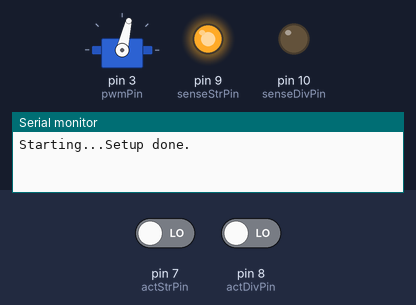
A sketch run on a simulated Arduino Uno, built with avr-gcc and run on an emulated ATmega328P. On the bench: servo, output pins drawn as LEDs (lit = HIGH), the last lines printed to the serial monitor. Inputs (shaded band) come from the test bench; at power-on: pin 8 (actDivPin) LOW, pin 7 (actStrPin) LOW.

Above: at 1.2 s.
1.3 s: pin 8 (actDivPin) driven HIGH
At 1.9 s:
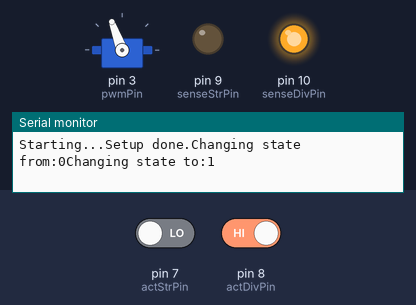
Timing chart, 0 to 4.3 s (numbered marks = the images above; inputs shaded):
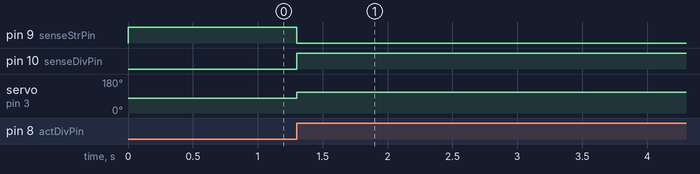

The sketch:

turnoutactuator.ino
```cpp
#include <Servo.h>

typedef enum TurnoutState_ {
  STRAIGHT,
  DIVERGENT
} State;

// Hardware specific constants
const int pwmPin = 3;
const int actStrPin = 7;
const int actDivPin = 8;
const int senseStrPin = 9;
const int senseDivPin = 10;

// Application specific values for Servo control PWM
const int straightDegree = 77;
const int divergentDegree = 110;

State currentState;

Servo servo;

void changeState(State state){
  digitalWrite(senseStrPin, state == STRAIGHT);
  digitalWrite(senseDivPin, state == DIVERGENT);
  servo.write(state == STRAIGHT ? straightDegree : divergentDegree);
  currentState = state;
}

void setup() {
  // Enabling UART for debug and traceability
  Serial.begin(57600);

  Serial.print("Starting...");

  // Setting pin modes
  servo.attach(pwmPin);
  pinMode(senseStrPin, OUTPUT);
  pinMode(senseDivPin, OUTPUT);

  pinMode(actStrPin, INPUT);
  pinMode(actDivPin, INPUT);

  // Setting the initial state of the turnout
  changeState(STRAIGHT);

  Serial.print("Setup done.");
}

void loop() {
  State newState;
  int isActStr = digitalRead(actStrPin);
  int isActDiv = digitalRead(actDivPin);

  // If the control signals are the same, do nothing
  if(! (isActStr ^ isActDiv) ) {
    return;
  }

  newState = isActStr ? STRAIGHT : DIVERGENT;

  // If there was no change in the state, do nothing
  if(newState == currentState) {
    return;
  }

  // Need to change state

  Serial.print("Changing state from:");
  Serial.print(currentState);
  Serial.print("Changing state to:");
  Serial.print(newState);
  changeState(newState);

}
```

Measured:
- after the input at 1.3 s, pin 9 (senseStrPin): HIGH → LOW at once; pin 10 (senseDivPin): LOW → HIGH at once; servo on pin 3 (pwmPin): 77° → 110° at once
